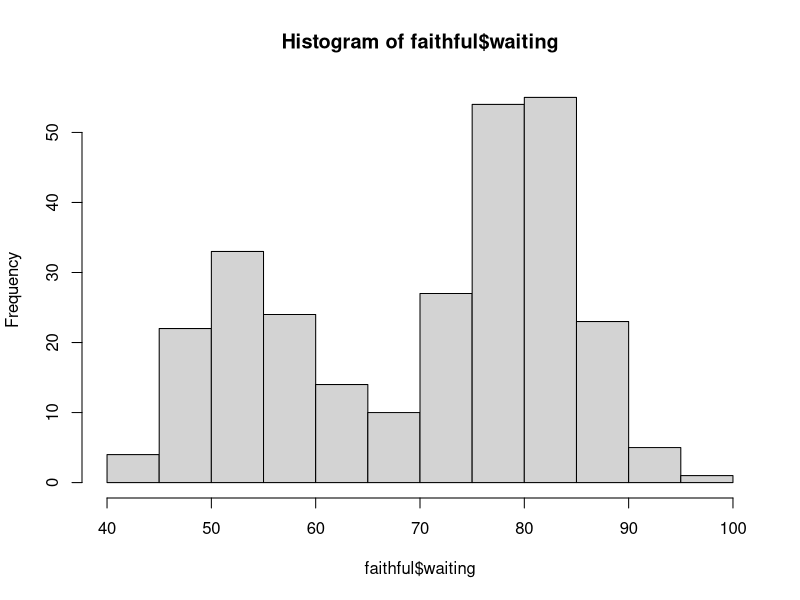
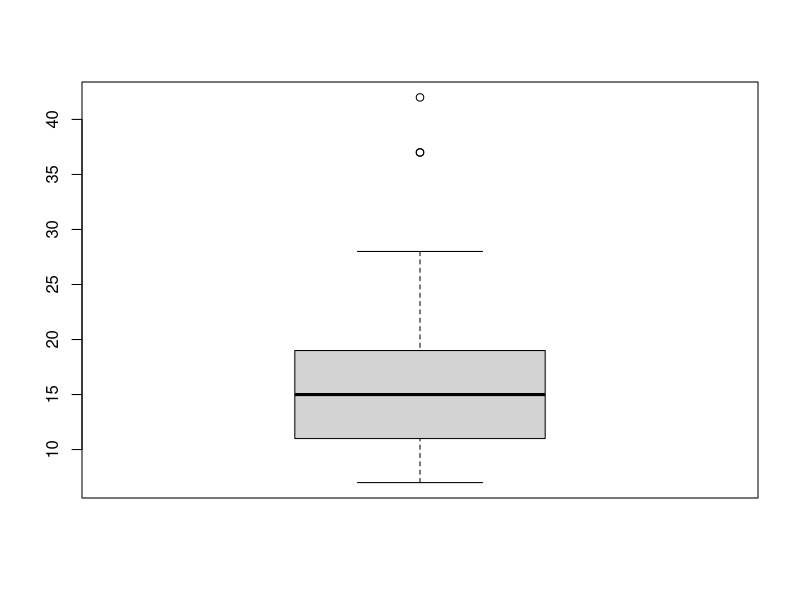
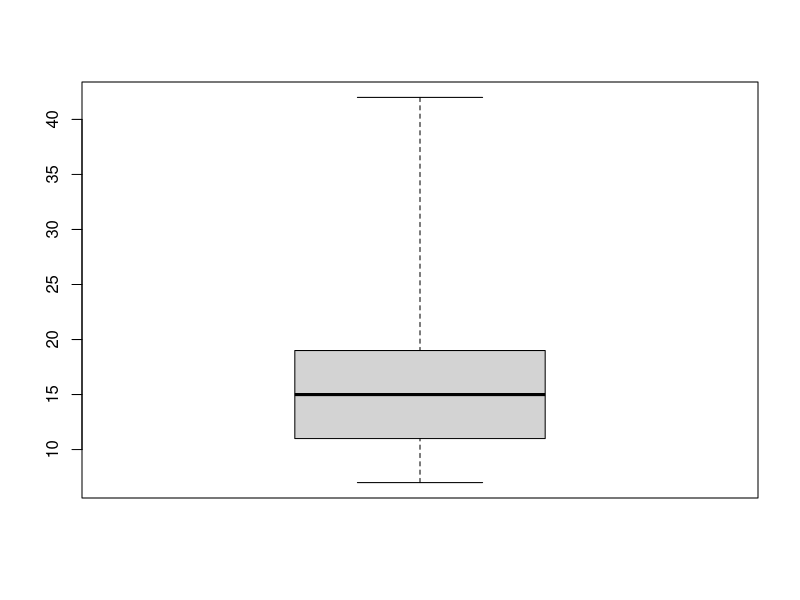
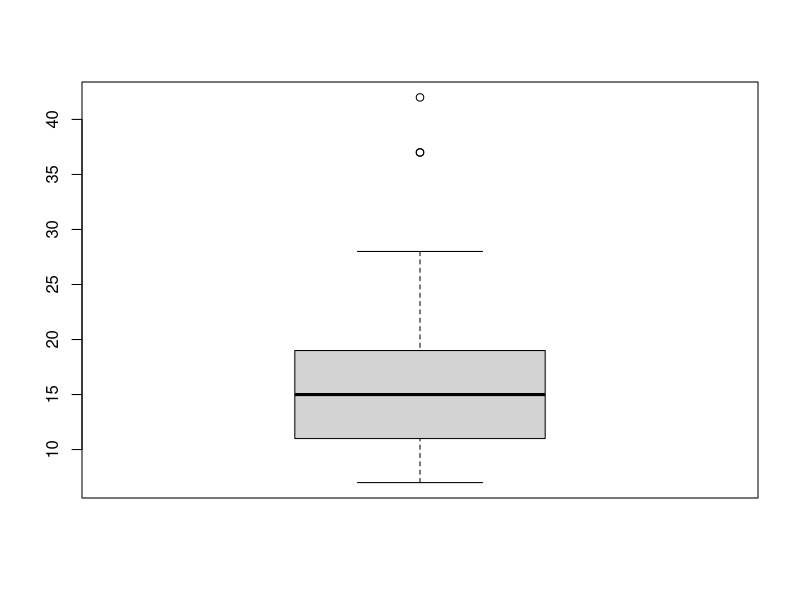
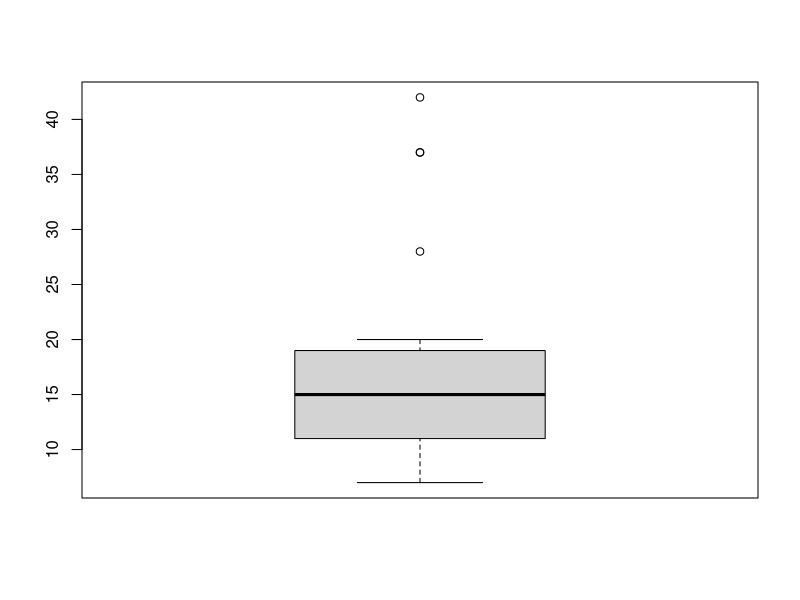

Write the R code that produced these figures, in order.
data()
hist(faithful$waiting)

x <- stackloss$stack.loss
mean(x)
var(x)
sd(x)
s <- sort(x);s
length(x)
quantile(x, c(0.1, 0.25, 0.5, 0.95))
fivenum(x)
summary(x)
boxplot(x)
boxplot(x, range=0)
boxplot(x, range=1.5)
boxplot(x, range=1)
